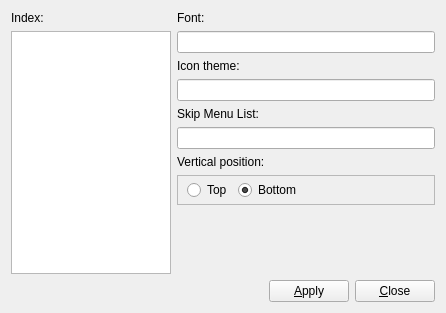
<?xml version="1.0" encoding="UTF-8"?>
<ui version="4.0">
 <class>PanelSettingsDlg</class>
 <widget class="QWidget" name="PanelSettingsDlg">
  <property name="geometry">
   <rect>
    <x>0</x>
    <y>0</y>
    <width>446</width>
    <height>313</height>
   </rect>
  </property>
  <property name="windowTitle">
   <string>Form</string>
  </property>
  <layout class="QVBoxLayout" name="verticalLayout">
   <item>
    <layout class="QHBoxLayout" name="horizontalLayout_2">
     <item>
      <layout class="QVBoxLayout" name="verticalLayout_4">
       <item>
        <widget class="QLabel" name="label">
         <property name="text">
          <string>Index:</string>
         </property>
        </widget>
       </item>
       <item>
        <widget class="QListWidget" name="indexList">
         <property name="sizePolicy">
          <sizepolicy hsizetype="Fixed" vsizetype="Expanding">
           <horstretch>0</horstretch>
           <verstretch>0</verstretch>
          </sizepolicy>
         </property>
         <property name="minimumSize">
          <size>
           <width>160</width>
           <height>0</height>
          </size>
         </property>
         <property name="maximumSize">
          <size>
           <width>160</width>
           <height>16777215</height>
          </size>
         </property>
        </widget>
       </item>
      </layout>
     </item>
     <item>
      <widget class="QStackedWidget" name="stackedWidget">
       <widget class="QWidget" name="pagePanel">
        <layout class="QVBoxLayout" name="verticalLayout_2">
         <property name="leftMargin">
          <number>0</number>
         </property>
         <property name="topMargin">
          <number>0</number>
         </property>
         <property name="rightMargin">
          <number>0</number>
         </property>
         <property name="bottomMargin">
          <number>0</number>
         </property>
         <item>
          <widget class="QLabel" name="fontLabel">
           <property name="text">
            <string>Font:</string>
           </property>
          </widget>
         </item>
         <item>
          <widget class="QLineEdit" name="edFontName"/>
         </item>
         <item>
          <widget class="QLabel" name="iconThemeLabel">
           <property name="text">
            <string>Icon theme:</string>
           </property>
          </widget>
         </item>
         <item>
          <widget class="QLineEdit" name="edIconTheme"/>
         </item>
         <item>
          <widget class="QLabel" name="label_2">
           <property name="text">
            <string>Skip Menu List:</string>
           </property>
          </widget>
         </item>
         <item>
          <widget class="QLineEdit" name="edSkipMenus"/>
         </item>
         <item>
          <widget class="QLabel" name="verticalPositionLabel">
           <property name="text">
            <string>Vertical position:</string>
           </property>
          </widget>
         </item>
         <item>
          <widget class="QFrame" name="frame">
           <property name="frameShape">
            <enum>QFrame::StyledPanel</enum>
           </property>
           <property name="frameShadow">
            <enum>QFrame::Raised</enum>
           </property>
           <layout class="QHBoxLayout" name="horizontalLayout_7">
            <property name="leftMargin">
             <number>9</number>
            </property>
            <property name="topMargin">
             <number>4</number>
            </property>
            <property name="rightMargin">
             <number>9</number>
            </property>
            <property name="bottomMargin">
             <number>4</number>
            </property>
            <item>
             <widget class="QRadioButton" name="rbTop">
              <property name="text">
               <string>Top</string>
              </property>
             </widget>
            </item>
            <item>
             <widget class="QRadioButton" name="rbBottom">
              <property name="text">
               <string>Bottom</string>
              </property>
              <property name="checked">
               <bool>true</bool>
              </property>
             </widget>
            </item>
            <item>
             <spacer name="horizontalSpacer">
              <property name="orientation">
               <enum>Qt::Horizontal</enum>
              </property>
              <property name="sizeHint" stdset="0">
               <size>
                <width>40</width>
                <height>20</height>
               </size>
              </property>
             </spacer>
            </item>
           </layout>
          </widget>
         </item>
         <item>
          <spacer name="verticalSpacer">
           <property name="orientation">
            <enum>Qt::Vertical</enum>
           </property>
           <property name="sizeHint" stdset="0">
            <size>
             <width>20</width>
             <height>40</height>
            </size>
           </property>
          </spacer>
         </item>
        </layout>
       </widget>
       <widget class="QWidget" name="pageTheme">
        <layout class="QVBoxLayout" name="verticalLayout_3">
         <property name="leftMargin">
          <number>0</number>
         </property>
         <property name="topMargin">
          <number>0</number>
         </property>
         <property name="rightMargin">
          <number>0</number>
         </property>
         <property name="bottomMargin">
          <number>0</number>
         </property>
         <item>
          <widget class="QLabel" name="labelTheme">
           <property name="text">
            <string>Panel theme:</string>
           </property>
          </widget>
         </item>
         <item>
          <widget class="QListWidget" name="themeList">
           <property name="iconSize">
            <size>
             <width>16</width>
             <height>16</height>
            </size>
           </property>
           <property name="spacing">
            <number>1</number>
           </property>
          </widget>
         </item>
        </layout>
       </widget>
      </widget>
     </item>
    </layout>
   </item>
   <item>
    <layout class="QHBoxLayout" name="horizontalLayout">
     <item>
      <spacer name="horizontalSpacer_2">
       <property name="orientation">
        <enum>Qt::Horizontal</enum>
       </property>
       <property name="sizeHint" stdset="0">
        <size>
         <width>40</width>
         <height>20</height>
        </size>
       </property>
      </spacer>
     </item>
     <item>
      <widget class="QPushButton" name="btnApply">
       <property name="text">
        <string>&amp;Apply</string>
       </property>
       <property name="shortcut">
        <string>Alt+A</string>
       </property>
      </widget>
     </item>
     <item>
      <widget class="QPushButton" name="btnClose">
       <property name="text">
        <string>&amp;Close</string>
       </property>
       <property name="shortcut">
        <string>Alt+C</string>
       </property>
      </widget>
     </item>
    </layout>
   </item>
  </layout>
 </widget>
 <resources/>
 <connections/>
</ui>
